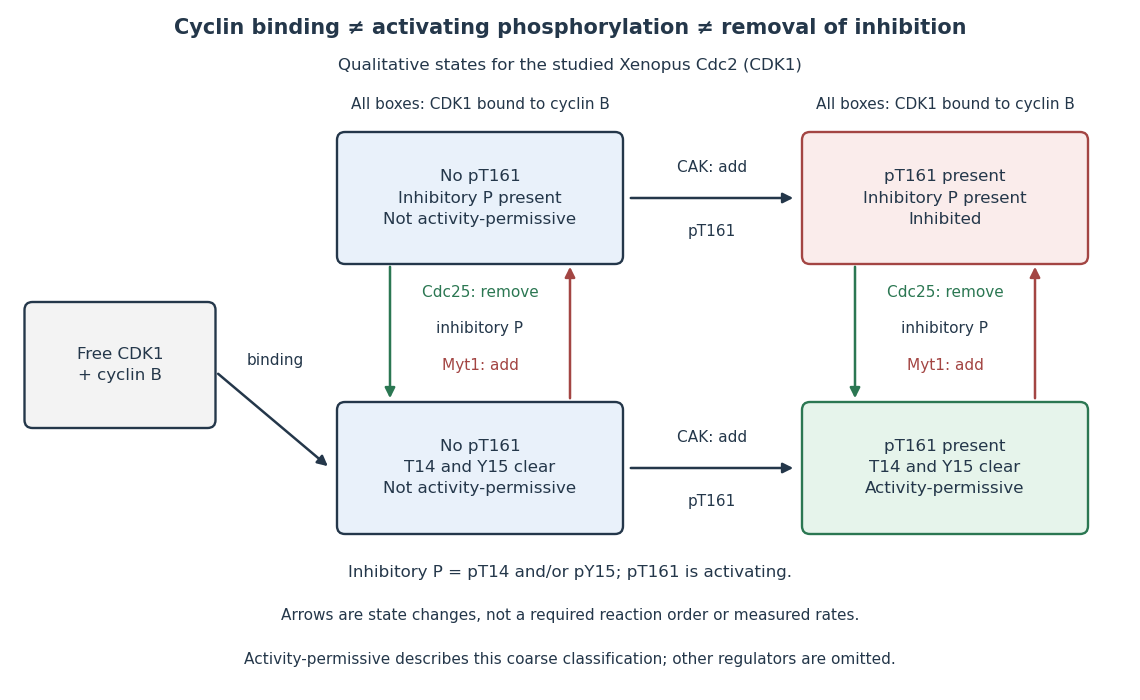

Here is the Python script that generated this plot:
"""Draw qualitative Xenopus Cdc2 states; no measured rates or fitted data.

Run from _media with Python 3.14 and matplotlib 3.10.7.
"""
from itertools import product
from pathlib import Path

import matplotlib.pyplot as plt
from matplotlib.patches import FancyArrowPatch, FancyBboxPatch


def permissive(bound, activating_p, inhibitory_t14, inhibitory_y15):
    """Coarse state classification, not a biochemical rate law."""
    return bound and activating_p and not (inhibitory_t14 or inhibitory_y15)


def check_states():
    states = list(product((False, True), repeat=4))
    active = [s for s in states if permissive(*s)]
    assert active == [(True, True, False, False)]
    assert all(not permissive(False, *s) for s in product((False, True), repeat=3))
    # Clearing inhibitory sites cannot replace a missing binding partner or pT161.
    assert not permissive(True, False, False, False)
    assert not permissive(True, True, False, True)


def main():
    check_states()
    plt.rcParams.update({"font.family": "DejaVu Sans", "font.size": 12})
    fig, ax = plt.subplots(figsize=(11.4, 7), dpi=100, facecolor="white")
    ax.set(xlim=(0, 11.4), ylim=(0, 7))
    ax.axis("off")
    blue, ink, red, green = "#e9f1fa", "#24374a", "#a34543", "#2b7752"

    def box(x, y, w, h, lines, face=blue, edge=ink):
        ax.add_patch(FancyBboxPatch((x-w/2, y-h/2), w, h,
                                   boxstyle="round,pad=0.08", lw=1.7,
                                   facecolor=face, edgecolor=edge))
        ax.text(x, y, lines, ha="center", va="center", color=ink, linespacing=1.5)

    def arrow(start, end, color=ink):
        ax.add_patch(FancyArrowPatch(start, end, arrowstyle="-|>",
                                    mutation_scale=15, lw=1.8, color=color))

    ax.text(5.7, 6.72, "Cyclin binding ≠ activating phosphorylation ≠ removal of inhibition",
            ha="center", va="center", fontsize=15, weight="bold", color=ink)
    ax.text(5.7, 6.30, "Qualitative states for the studied Xenopus Cdc2 (CDK1)",
            ha="center", color=ink)
    box(1.20, 3.35, 1.75, 1.10, "Free CDK1\n+ cyclin B", face="#f3f3f3")
    arrow((2.16, 3.28), (3.30, 2.32))
    ax.text(2.75, 3.35, "binding", ha="center", fontsize=11, color=ink)

    for x in (4.8, 9.45):
        ax.text(x, 5.91, "All boxes: CDK1 bound to cyclin B", ha="center", fontsize=11, color=ink)
    box(4.8, 5.02, 2.7, 1.16, "No pT161\nInhibitory P present\nNot activity-permissive")
    box(9.45, 5.02, 2.7, 1.16, "pT161 present\nInhibitory P present\nInhibited", face="#faeceb", edge=red)
    box(4.8, 2.32, 2.7, 1.16, "No pT161\nT14 and Y15 clear\nNot activity-permissive")
    box(9.45, 2.32, 2.7, 1.16, "pT161 present\nT14 and Y15 clear\nActivity-permissive", face="#e6f4eb", edge=green)

    for y in (5.02, 2.32):
        arrow((6.28, y), (7.96, y))
        ax.text(7.12, y+0.26, "CAK: add", ha="center", fontsize=11, color=ink)
        ax.text(7.12, y-0.38, "pT161", ha="center", fontsize=11, color=ink)
    for x in (4.8, 9.45):
        arrow((x-0.9, 4.36), (x-0.9, 2.99), green)
        arrow((x+0.9, 2.99), (x+0.9, 4.36), red)
        ax.text(x, 4.03, "Cdc25: remove", ha="center", fontsize=11, color=green)
        ax.text(x, 3.67, "inhibitory P", ha="center", fontsize=11, color=ink)
        ax.text(x, 3.30, "Myt1: add", ha="center", fontsize=11, color=red)

    ax.text(5.7, 1.23, "Inhibitory P = pT14 and/or pY15; pT161 is activating.",
            ha="center", color=ink)
    ax.text(5.7, 0.80, "Arrows are state changes, not a required reaction order or measured rates.",
            ha="center", color=ink, fontsize=11)
    ax.text(5.7, 0.36, "Activity-permissive describes this coarse classification; other regulators are omitted.",
            ha="center", color=ink, fontsize=11)
    fig.subplots_adjust(left=0, right=1, bottom=0, top=1)
    fig.savefig(Path(__file__).stem + ".png", facecolor="white", transparent=False)
    plt.close(fig)


if __name__ == "__main__":
    main()
